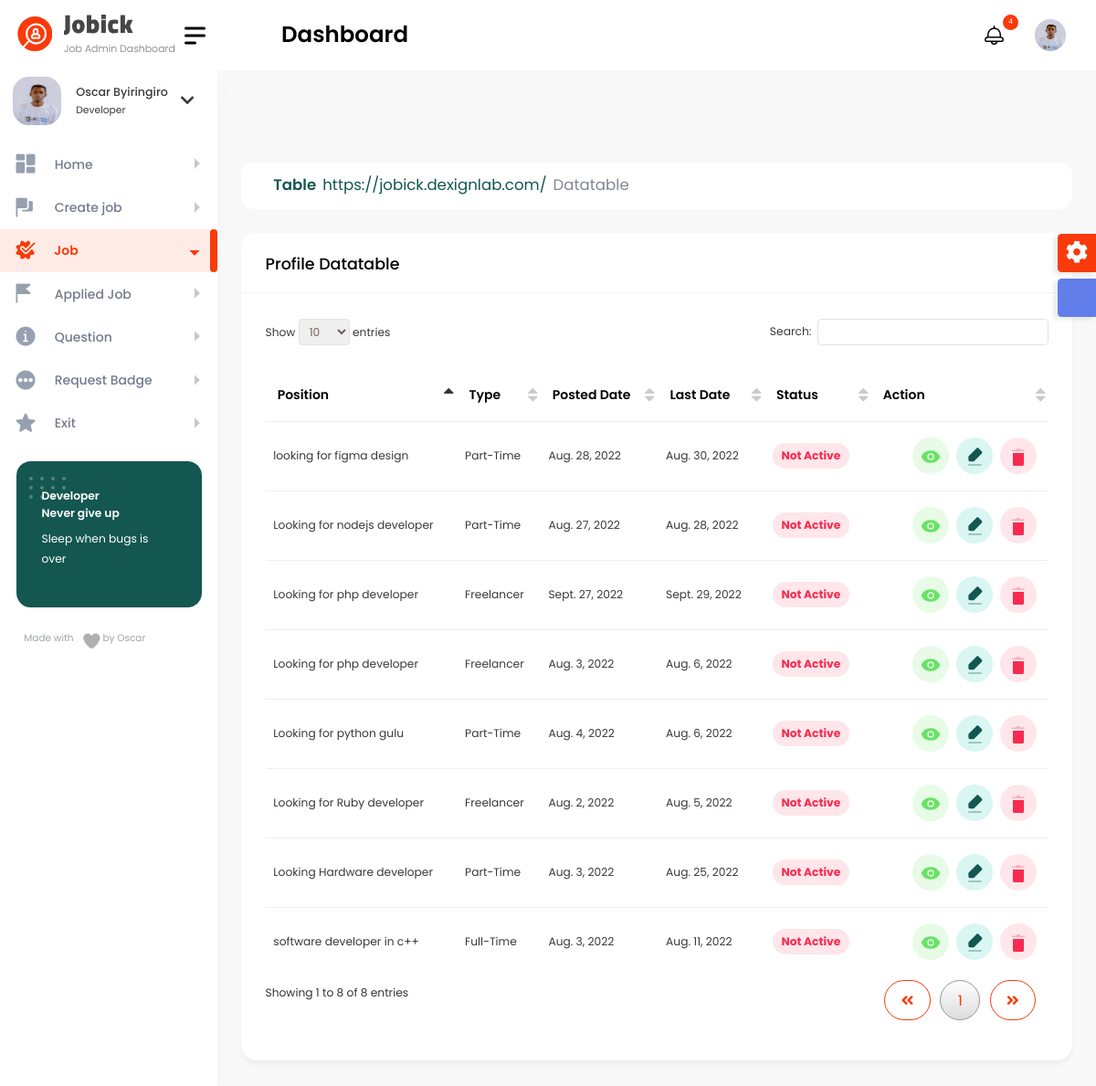
The page /user_admin/job_user_admin/ (signed in) on the database its author committed.
### authentication/models.py (models this page shows, shortened)
class Profile(models.Model):
    user = models.OneToOneField(User, on_delete=models.CASCADE)
    user_image = models.ImageField(upload_to='images/', default='profile.png', null=True, blank=True)
    location = models.CharField(max_length=100, null=True, blank=True)
    about_me = models.TextField(null=True, blank=True)
    github_link = models.URLField(default='https://github.com/', null=True, blank=True)
    website_link = models.URLField(default='https://www.google.com/', null=True, blank=True)
    backend_development = models.PositiveIntegerField(null=True, blank=True)
    frontend_development = models.PositiveIntegerField(null=True, blank=True)
    hardware = models.PositiveIntegerField(null=True, blank=True)
    uiandux = models.PositiveIntegerField(null=True, blank=True)
    artificial_intelligence = models.PositiveIntegerField(null=True, blank=True)
    badge = models.BooleanField(default=False)
    date_created = models.DateField(default=now)

class User(AbstractBaseUser):
    full_name = models.CharField(max_length=255, null=False)
    email = models.EmailField(
        verbose_name='email address',
        max_length=255,
        unique=True,
    )
    phone_number = PhoneNumberField(unique=True)
    is_verified = models.BooleanField(default=False)
    is_two_f_enable = models.BooleanField(default=False)
    is_active = models.BooleanField(default=True)
    staff = models.BooleanField(default=False)
    admin = models.BooleanField(default=False)
    USERNAME_FIELD = 'email'
    REQUIRED_FIELDS = ['full_name', 'phone_number']
    objects = UserManager()
    class Meta:
        app_label = 'authentication'

### questions/models.py (models this page shows, shortened)
class Job_work(models.Model):
    job_owner = models.ForeignKey(User, on_delete=models.CASCADE, default=1)
    title_developer = models.CharField(max_length=250)
    title_task = models.CharField(max_length=250)
    amount_range_start = models.PositiveIntegerField()
    amount_range_end = models.PositiveIntegerField()
    tags = models.CharField(max_length=250)
    job_description = models.TextField()
    experience = models.CharField(max_length=250)
    job_type = models.CharField(max_length=250)
    enable_remote = models.BooleanField()
    country_location = models.CharField(max_length=250)
    viewed = models.PositiveIntegerField(default=0)
    job_hired = models.BooleanField(default=False)
    published_date = models.DateField(auto_now_add=True)
    expire_date = models.DateField()
    class Meta:
        verbose_name_plural = 'Job'

### user_dashboard/views.py (the view)
# urls.py: path('job_user_admin/', views.job_user_admin, name="job_user_admin"),
@login_required(login_url='login')
def job_user_admin(request):
    job_posted = Job_work.objects.filter(job_owner=request.user).order_by('-published_date')
    context = {
        'job': job_posted,
        'now': now.date()
    }
    return render(request, 'job_user_admin.html', context)

### user_dashboard/templates/job_user_admin.html (shortened to what this page needs)
{% include 'user_admin/base.html' %}
{% load static %}
{% block content %}
        <div class="content-body">
            <div class="container-fluid">
				<div class="row page-titles">
					<ol class="breadcrumb">
						<li class="breadcrumb-item active"><a href="javascript:void(0)">Table</a></li>
						<li class="breadcrumb-item"><a href="javascript:void(0)">Datatable</a></li>
					</ol>
                </div>
                <div class="row">
                    <div class="col-12">
                        <div class="card">
                            <div class="card-header">
                                <h4 class="card-title">Profile Datatable</h4>
                            </div>
                            <div class="card-body">
                                <div class="table-responsive">
                                    <table id="example3" class="display" style="min-width: 845px">
                                        <thead>
                                            <tr>
                                                <th>Position</th>
                                                <th>Type</th>
                                                <th>Posted Date</th>
                                                <th>Last Date</th>
                                                <th>Status</th>
                                                <th>Action</th>
                                            </tr>
                                        </thead>
                                        <tbody>
                                        {% for job in job %}
                                            <tr>
										<td>{{ job.title_developer }}</td>
										<td class="wspace-no">{{ job.job_type }}</td>
										<td>{{ job.published_date }}</td>
										<td>{{ job.expire_date }}</td>
                                                {% if now > job.expire_date or job.job_hired == True  %}
										        <td><span class="badge badge-danger badge-lg light">Not Active</span></td>
                                                    {% else %}
                                                    <td><span class="badge badge-success badge-lg light">Active</span></td>
                                                {% endif %}
										<td>
											<div class="action-buttons d-flex justify-content-end">
												<a href="{% url 'job_user_view_admin' job.id %}" class="btn btn-success light mr-2">
												</a>
												<a href="javascript:void(0);" class="btn btn-secondary light mr-2">
												</a>
												<a href="javascript:void(0);" class="btn btn-danger light">
												</a>
											</div>
										</td>
									</tr>
                                        {% endfor %}
                                        </tbody>
                                    </table>
                                </div>
                            </div>
                        </div>
                    </div>
				</div>
            </div>
        </div>
{% endblock %}

### templates/user_admin/base.html (shortened to what this page needs)
<!DOCTYPE html>
{% load static %}
<html lang="en">
<head>
    <link href="{% static 'dashboard/vendor/datatables/css/jquery.dataTables.min.css' %}" rel="stylesheet">
	<link href="{% static 'dashboard/vendor/jquery-nice-select/css/nice-select.css' %}" rel="stylesheet">
	<link href="{% static 'dashboard/vendor/owl-carousel/owl.carousel.css' %}" rel="stylesheet">
    <link href="{% static 'dashboard/css/style.css' %}" rel="stylesheet">
    <link href="{% static 'input_tag/tagify.css' %}" rel="stylesheet">
</head>
<body>
    <div id="main-wrapper">
        <div class="nav-header">
            <a href="{% url 'user_home' %}" class="brand-logo">
				<svg class="brand-title" xmlns="http://www.w3.org/2000/svg" width="134.01" height="48.365" viewBox="0 0 134.01 48.365">
				  <g id="Group_38" data-name="Group 38" transform="translate(-133.99 -40.635)">
					<text id="Job_Admin_Dashboard" data-name="Job Admin Dashboard" transform="translate(134 85)" fill="#787878" font-size="12" font-family="Poppins-Light, Poppins" font-weight="300"><tspan x="0" y="0">Job Admin Dashboard</tspan></text>
				  </g>
				</svg>
            </a>
            <div class="nav-control">
                <div class="hamburger">
                    <span class="line"></span><span class="line"></span><span class="line"></span>
                </div>
            </div>
        </div>
        <div class="header">
            <div class="header-content">
                <nav class="navbar navbar-expand">
                    <div class="collapse navbar-collapse justify-content-between">
                        <div class="header-left">
							<div class="dashboard_bar">
                                Dashboard
                            </div>
                        </div>
                        <ul class="navbar-nav header-right">
							<li class="nav-item dropdown notification_dropdown">
                                <a class="nav-link" href="javascript:void(0);" role="button" data-bs-toggle="dropdown">
                                    <span class="badge light text-white bg-primary rounded-circle">4</span>
                                </a>
                            </li>
							<li class="nav-item dropdown header-profile">
                                <a class="nav-link" href="javascript:void(0);" role="button" data-bs-toggle="dropdown">
                                    <img src="{{ profile.user_image.url }}" width="20" alt=""/>
                                </a>
                            </li>
                        </ul>
                    </div>
				</nav>
			</div>
		</div>
        {% include 'partial/dashboard_sidebar.html' %}
        <div class="footer">
            <div class="copyright">
                <p>Copyright © Designed &amp; Developed by <a href="" target="_blank">Oscar</a> 2022</p>
            </div>
        </div>
	</div>
</body>
</html>

### templates/partial/dashboard_sidebar.html (shortened to what this page needs)
{% load static %}
<div class="dlabnav">
            <div class="dlabnav-scroll">
				<div class="dropdown header-profile2 ">
					<a class="nav-link " href="javascript:void(0);"  role="button" data-bs-toggle="dropdown">
						<div class="header-info2 d-flex align-items-center">
							<img src="{{ profile.user_image.url }}" alt=""/>
							<div class="d-flex align-items-center sidebar-info">
								<div>
									<span class="font-w400 d-block">{{ user.full_name }}</span>
									<small class="text-end font-w400">Developer</small>
								</div>
								<i class="fas fa-chevron-down"></i>
							</div>
						</div>
					</a>
				</div>
				<ul class="metismenu" id="menu">
                    <li><a class="has-arrow " href="{% url 'user_home' %}" aria-expanded="false">
							<span class="nav-text">Home</span>
						</a>
                    </li>
					<li><a class="has-arrow " href="{% url 'user_create_job' %}" aria-expanded="false">
							<span class="nav-text">Create job</span>
						</a>
                    </li>
                    <li><a class="has-arrow " href="{% url 'job_user_admin' %}" aria-expanded="false">
							<span class="nav-text">Job</span>
						</a>
					</li>
                    <li><a class="has-arrow " href="{% url 'job_applied_admin' %}" aria-expanded="false">
							<span class="nav-text">Applied Job</span>
						</a>
					</li>
                    <li><a class="has-arrow " href="{% url 'question_admin' %}" aria-expanded="false">
							<span class="nav-text">Question</span>
						</a>
                    </li>
                    <li><a class="has-arrow " href="{% url 'request_badger_user' %}" aria-expanded="false">
							<span class="nav-text">Request Badge</span>
						</a>
                    </li>
                    <li><a class="has-arrow " href="{% url 'home' %}" aria-expanded="false">
							<span class="nav-text">Exit</span>
						</a>
                    </li>
                </ul>
				<div class="plus-box">
					<p class="fs-14 font-w600 mb-2">Developer<br>Never give up<br></p>
					<p>Sleep when bugs is over</p>
				</div>
				<div class="copyright">
					<p class="fs-12">Made with <span class="heart"></span> by Oscar</p>
				</div>
			</div>
        </div>

### static/input_tag/tagify.css (style rules this page uses)
:root { --tagify-dd-color-primary:rgb(53,149,246);--tagify-dd-bg-color:white;--tagify-dd-item-pad:.3em .5em }

### rows shown on the page
Profile: user_image (picture)
User: full_name "Oscar Byiringiro"
Job_work: title_developer "Looking for php developer", job_type "Freelancer", published_date "Sept. 27, 2022", expire_date "Sept. 29, 2022", shows "Not Active"
Job_work: title_developer "looking for figma design", job_type "Part-Time", published_date "Aug. 28, 2022", expire_date "Aug. 30, 2022", shows "Not Active"
Job_work: title_developer "Looking for nodejs developer", job_type "Part-Time", published_date "Aug. 27, 2022", expire_date "Aug. 28, 2022", shows "Not Active"
Job_work: title_developer "Looking for python gulu", job_type "Part-Time", published_date "Aug. 4, 2022", expire_date "Aug. 6, 2022", shows "Not Active"
Job_work: title_developer "software developer in c++", job_type "Full-Time", published_date "Aug. 3, 2022", expire_date "Aug. 11, 2022", shows "Not Active"
Job_work: title_developer "Looking for php developer", job_type "Freelancer", published_date "Aug. 3, 2022", expire_date "Aug. 6, 2022", shows "Not Active"
Job_work: title_developer "Looking Hardware developer", job_type "Part-Time", published_date "Aug. 3, 2022", expire_date "Aug. 25, 2022", shows "Not Active"
Job_work: title_developer "Looking for Ruby developer", job_type "Freelancer", published_date "Aug. 2, 2022", expire_date "Aug. 5, 2022", shows "Not Active"
